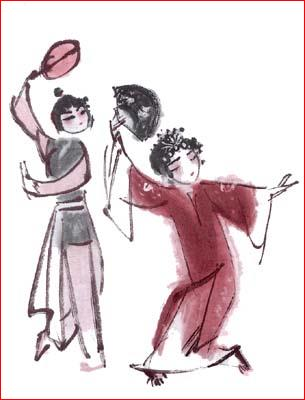
#> input picture _2.vcs/my_vcs_lesson_6/_System/vcs_Assembly/vcs_Assembly/Resources/picture1.jpg, 305 x 400 px, found by its file name
$ python matplotlib_text.py
#> lines starting #> are read from the running program, lines starting #| are printed output that depends on the picture
# text 集合

import matplotlib

print("------------------------------------------------------------")  # 60個

# 共同
import os
import sys
import math
import random
import numpy as np
import pandas as pd
import matplotlib.pyplot as plt

font_filename = "C:/_git/vcs/_1.data/______test_files1/_font/msch.ttf"
# 設定中文字型及負號正確顯示
# 設定中文字型檔
plt.rcParams["font.sans-serif"] = "Microsoft JhengHei"  # 將字體換成 Microsoft JhengHei
# 設定負號
plt.rcParams["axes.unicode_minus"] = False  # 讓負號可正常顯示
plt.rcParams["font.size"] = 12  # 設定字型大小

print("------------------------------------------------------------")  # 60個

#          編號                          圖像大小[英吋]       解析度    背景色                      邊框顏色                      邊框有無
plt.figure(
    num="text 集合 1",
    figsize=(12, 8),
    dpi=100,
    facecolor="whitesmoke",
    edgecolor="r",
    linewidth=1,
    frameon=True,
)


# 第一張圖
plt.subplot(231)

squares = [0, 1, 4, 9, 16, 25, 36, 49, 64]
plt.plot(squares)
plt.axis([0, 8, 0, 70])  # 繪製線條
x = 2
y = 30
plt.plot(x, y, "bo")  # 輸出位智繪製藍色的點
plt.text(x, y, "把字寫在這裡")  # 輸出字串
plt.grid()


# 第二張圖
plt.subplot(232)

plt.axis([0, 10, 0, 10])
s = "Welcome to the United States" "God bless you" "Thanks Got It's Friday"

plt.text(
    5,
    10,
    s,
    family="Old English Text MT",
    style="oblique",
    ha="center",
    fontsize=15,
    va="top",
    wrap=True,
)
plt.text(5, 1, s, c="b", ha="left", rotation=15, wrap=True)
plt.text(6, 4, s, c="g", ha="left", rotation=15, wrap=True)
plt.text(5, 4, s, c="m", ha="right", rotation=-15, wrap=True)
plt.text(-1, 1, s, c="y", ha="left", rotation=-15, wrap=True)


# 第三張圖
plt.subplot(233)

plt.rcParams["font.family"] = ["Microsoft JhengHei"]
plt.axis([0, 10, 0, 10])
s1 = "歡迎來到美國"
plt.text(5, 8, s1, ha="center", fontsize=16, va="top", wrap=True)
s2 = "Welcome to the United States" "God bless you" "Thanks Got It's Friday"

plt.text(5, 1, s2, c="b", ha="left", rotation=15, wrap=True)
plt.text(6, 4, s2, c="g", ha="left", rotation=15, wrap=True)
plt.text(5, 4, s2, c="m", ha="right", rotation=-15, wrap=True)
plt.text(-1, 1, s2, c="y", ha="left", rotation=-15, wrap=True)


# 第四張圖
plt.subplot(234)

plt.rcParams["font.family"] = ["Microsoft JhengHei"]
s1 = "歡迎來到美國"
plt.text(
    0.7,
    0.7,
    s1,
    size=30,
    rotation=30.0,
    ha="center",
    va="center",
    bbox=dict(
        boxstyle="round",
        ec="g",
        fc="lightgreen",
    ),
)
s2 = "美利堅合眾國"
plt.text(
    0.5,
    0.35,
    s2,
    size=20,
    ha="right",
    va="top",
    bbox=dict(
        boxstyle="circle",
        ec="y",
        fc="lightyellow",
    ),
)


# 第五張圖
plt.subplot(235)


plt.rcParams["font.family"] = ["Microsoft JhengHei"]
s = "歡迎來到美國"
s1 = "Welcome to the United States"
plt.text(
    0.1,
    0.2,
    s,
    size=20,
    ha="left",
    va="center",
    bbox=dict(
        boxstyle="square",
        ec="g",
        fc="lightgreen",
    ),
)
plt.text(
    0.1,
    0.4,
    s,
    size=20,
    ha="left",
    va="center",
    bbox=dict(
        boxstyle="sawtooth",
        ec="y",
        fc="lightgreen",
    ),
)
plt.text(
    0.1,
    0.6,
    s,
    size=20,
    ha="left",
    va="center",
    bbox=dict(
        boxstyle="Roundtooth",
        ec="y",
        fc="lightgreen",
    ),
)
plt.text(
    0.6,
    0.2,
    s,
    size=20,
    ha="left",
    va="center",
    bbox=dict(
        boxstyle="DArrow",
        ec="y",
        fc="lightgreen",
    ),
)
plt.text(
    0.6,
    0.4,
    s,
    size=20,
    ha="left",
    va="center",
    bbox=dict(
        boxstyle="LArrow",
        ec="y",
        fc="lightgreen",
    ),
)
plt.text(
    0.6,
    0.6,
    s,
    size=20,
    ha="left",
    va="center",
    bbox=dict(
        boxstyle="RArrow",
        ec="y",
        fc="lightgreen",
    ),
)
plt.text(
    0.1,
    0.8,
    s1,
    size=18,
    ha="left",
    va="center",
    bbox=dict(
        boxstyle="Square",
        ec="y",
        fc="lightgreen",
    ),
)

# 第六張圖
plt.subplot(236)

plt.rcParams["font.family"] = ["Microsoft JhengHei"]
my_kwargs = dict(ha="center", va="center", fontsize=50, c="b")
plt.text(0.5, 0.5, "歡迎來到美國", **my_kwargs)

plt.show()
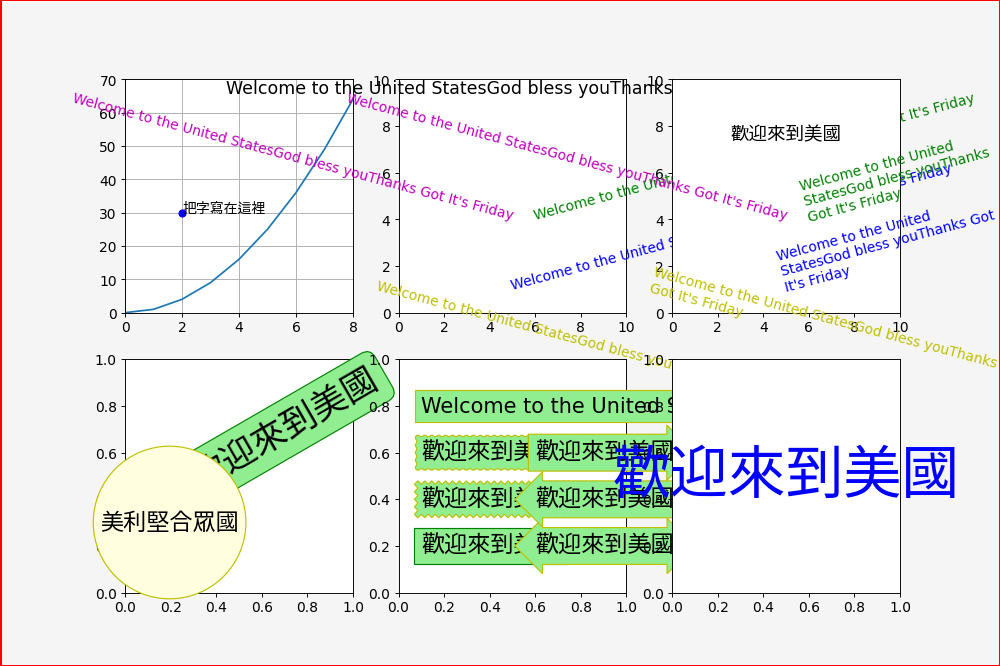
#> figure drawn by matplotlib, 1 panel

print("------------------------------------------------------------")  # 60個

#          編號                          圖像大小[英吋]       解析度    背景色                      邊框顏色                      邊框有無
plt.figure(
    num="text 集合 2",
    figsize=(12, 8),
    dpi=100,
    facecolor="whitesmoke",
    edgecolor="r",
    linewidth=1,
    frameon=True,
)


# 第一張圖
plt.subplot(231)

# 放置文字
plt.text(0.05, 0.05, "歡迎來到美國", color="red")
plt.text(0.4, 0.6, r"$\int_0^5 f(x)\mathrm{d}x$", fontsize=20, color="blue")
plt.text(0.4, 0.3, r"$\sum_{n=1}^\infty\frac{-e^{2\pi}}{3^n}!$", fontsize=20)
plt.text(0.4, 0.1, "sin(x)", fontsize=20)  # 輸出公式

# 第二張圖
plt.subplot(232)

plt.rcParams["font.family"] = ["Microsoft JhengHei"]
my_kwargs = dict(ha="center", va="center", fontsize=50, c="b")
plt.text(0.5, 0.5, "歡迎來到美國", **my_kwargs)


# 第三張圖
plt.subplot(233)

filename = "C:/_git/vcs/_1.data/______test_files1/picture1.jpg"


import matplotlib.pyplot as plt
import matplotlib.image as img

t = [10, 20, 30, 40]

plt.xlabel("xlabel")
plt.ylabel("ylabel")
plt.title("title")

image = img.imread(filename)
#> image is the input picture: shape (400, 305, 3); mean R, G, B 225, 212.7, 215.3
imgplot = plt.imshow(image)

plt.plot(t, t, "r--")
plt.text(70, 10, "牡丹亭")


# 第四張圖
plt.subplot(234)

print("寫字")
#                      H對齊方式       V對齊方式
my_kwargs = dict(ha="center", va="center", fontsize=30, c="b")
my_kwargs = dict(ha="left", va="top", fontsize=30, c="b")
x_st = 0
y_st = 17.5
text = "歡迎來到美國"
plt.text(x_st, y_st, text, **my_kwargs)
plt.plot(x_st, y_st, "r-o")  # 畫基準點

# 第五張圖
plt.subplot(235)

print("從windows字型中找出可以顯示的中文字型")
import matplotlib as mpl

zhfont = mpl.font_manager.FontProperties(fname="C:/Windows/Fonts/mingliu.ttc")
plt.text(0, 0, "測試一下 ", fontsize=20, fontproperties=zhfont)

plt.rcParams["font.sans-serif"] = "Microsoft JhengHei"  # 將字體換成 Microsoft JhengHei
plt.rcParams["axes.unicode_minus"] = False

plt.text(0.5, 0.5, "測試一下")

# 第六張圖
plt.subplot(236)


plt.show()
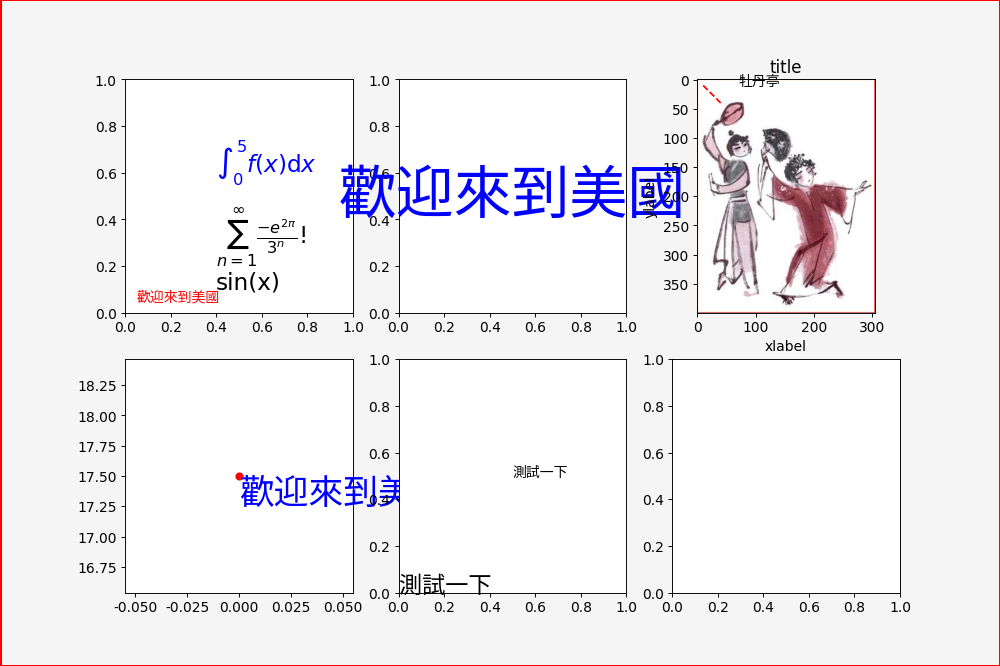
#> figure drawn by matplotlib, 2 panels

print("------------------------------------------------------------")  # 60個

x = np.linspace(0.0, np.pi, 500)
y = np.cos(2 * np.pi * x)
plt.plot(x, y, "m", lw=2)
plt.annotate(
    "局部極大值",
    xy=(2, 1),
    xytext=(2.5, 1.2),
    arrowprops=dict(arrowstyle="->", facecolor="black"),
)
plt.annotate(
    "局部極小值", xy=(1.5, -1), xytext=(2.0, -1.25), arrowprops=dict(arrowstyle="-")
)
plt.text(0.8, 1.2, "Annotate的應用", fontsize=20, color="b")
plt.ylim(-1.5, 1.5)

plt.show()
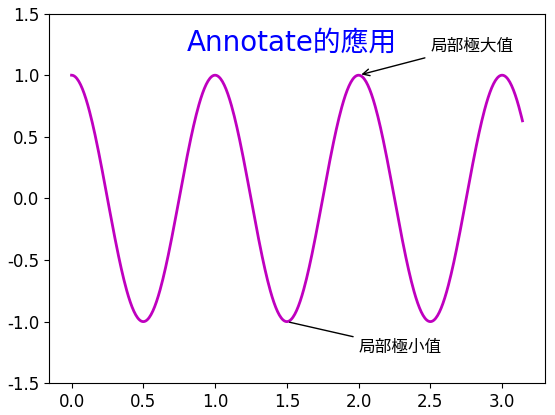
#> figure drawn by matplotlib, 1 panel; curve peaks at x = 0, y = 1

print("------------------------------------------------------------")  # 60個

print("------------------------------------------------------------")  # 60個
print("作業完成")
print("------------------------------------------------------------")  # 60個
